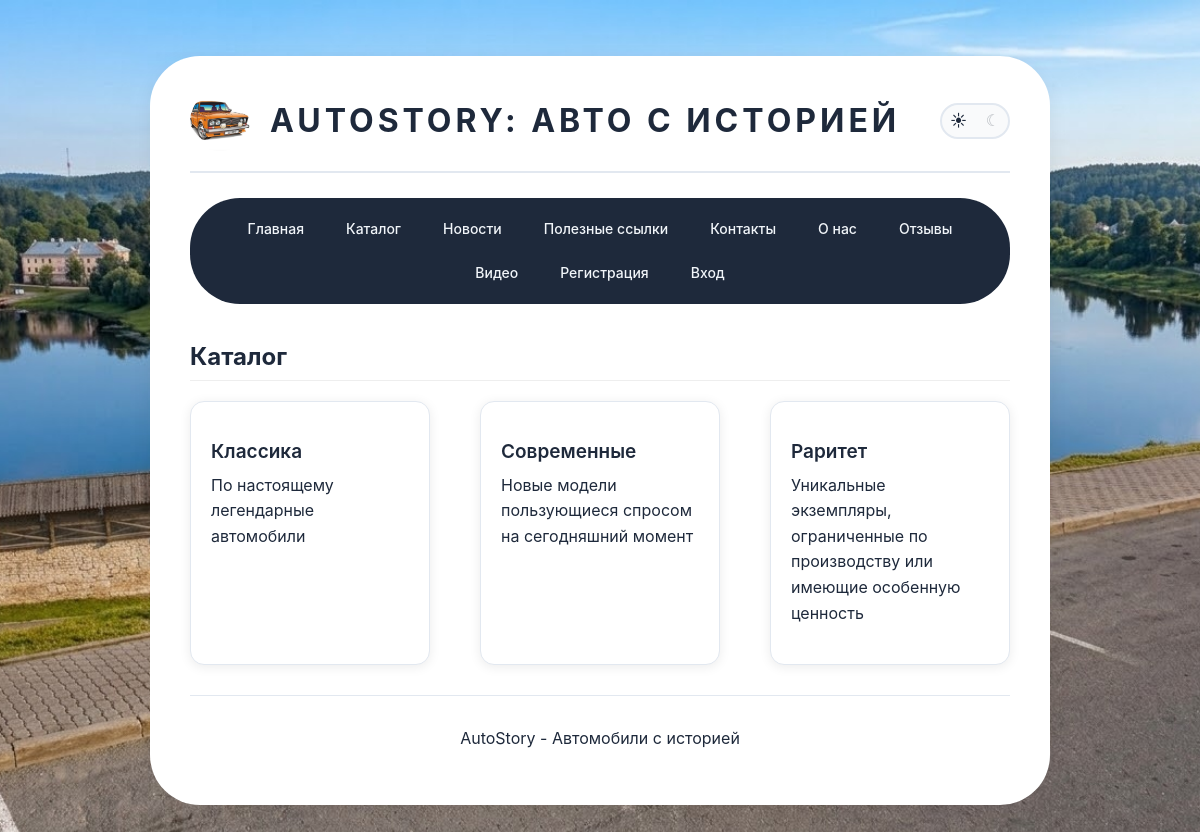
Page /catalog/ on the committed database.
### auto/models.py (models this page shows, shortened)
class Category(models.Model):
    name = models.CharField(max_length=100, verbose_name="Название категории")
    description = models.TextField(verbose_name="Описание", blank=True)
    class Meta:
        verbose_name = "Категория"
        verbose_name_plural = "Категории"

### auto/views.py (the view)
# urls.py: path('catalog/', views.catalog, name='catalog'),
def catalog(request):
    categories = Category.objects.all()
    return render(request, 'Auto_DjangoWeb_IvanovLev/catalog.html', {'categories': categories})

### templates/Auto_DjangoWeb_IvanovLev/catalog.html (shortened to what this page needs)
{% extends "Auto_DjangoWeb_IvanovLev/layout.html" %}
{% load static %}
{% block content %}
<div class="page-header">
    <h2>Каталог</h2>
</div>
<div class="catalog-categories">
    {% for category in categories %}
    <div class="category-card">
        <h3><a href="{% url 'category' category.id %}">{{ category.name }}</a></h3>
        <p>{{ category.description }}</p>
    </div>
    {% empty %}
    <p>Категорий пока нет.</p>
    {% endfor %}
</div>
{% endblock %}

### static/css/site.css (style rules this page uses)
* { box-sizing: border-box; }
body { background: var(--bg-page); background-image: url("/static/fon-light.jpg"); background-size: cover; background-position: center; background-attachment: fixed; background-repeat: no-repeat; color: var(--text-main); font-family: 'Inter', 'Segoe UI', Arial, sans-serif; font-size: 16px; line-height: 1.6; margin: 0; padding: 30px 20px; transition: background var(--transition), color var(--transition); }
h2 { color: var(--text-main); font-size: 24px; font-weight: 700; margin-top: 30px; margin-bottom: 15px; transition: color var(--transition); }
h3 { color: var(--text-main); font-size: 19px; font-weight: 600; transition: color var(--transition); }
p { color: var(--text-main); margin-bottom: 18px; font-size: 16px; transition: color var(--transition); }
a { color: var(--accent); text-decoration: none; transition: color var(--transition); }
.catalog-categories, .catalog-items { display: flex; flex-wrap: wrap; gap: 50px; margin-top: 20px; }
.category-card, .item-card { background: var(--bg-container); padding: 20px; border-radius: 14px; width: 240px; box-shadow: 0 2px 12px rgba(0, 0, 0, 0.08); border: 1px solid var(--border); transition: all var(--transition); }
.category-card h3 a { color: var(--text-main); text-decoration: none; transition: color var(--transition); }
.page-header { display: flex; align-items: center; justify-content: space-between; gap: 20px; margin-bottom: 20px; flex-wrap: wrap; }
.page-header h2 { margin: 0; }

### rows in the picture
Category: name "Классика", description "По настоящему легендарные автомобили"
Category: name "Современные", description "Новые модели пользующиеся спросом на сегодняшний момент"
Category: name "Раритет", description "Уникальные экземпляры, ограниченные по производству или имеющие особенную ценность"
